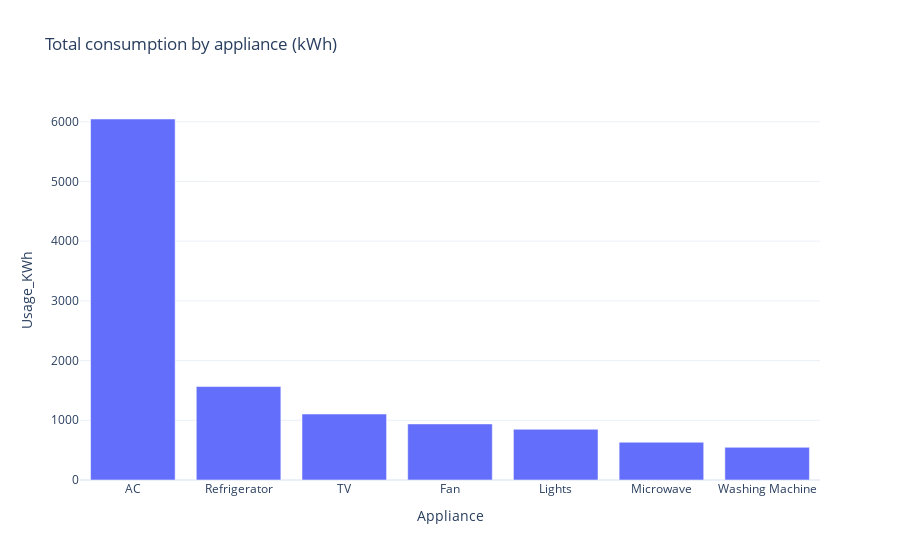

Write notebook code for a chart like this one.
### Code cell
#  Analysis 

# Appliance-wise total (bar)
appliance_tot = df.groupby("Appliance")["Usage_KWh"].sum().reset_index().sort_values("Usage_KWh", ascending=False)
figA = px.bar(appliance_tot, x="Appliance", y="Usage_KWh", title="Total consumption by appliance (kWh)")
figA.show()

### Figure 1 — Plotly figure (JSON) as saved in the notebook; plotly's stock layout.template omitted (floating-point values rounded to 4 significant figures)
{"data": [{"hovertemplate": "Appliance=%{x}<br>Usage_KWh=%{y}<extra></extra>", "legendgroup": "", "marker": {"color": "#636efa", "pattern": {"shape": ""}}, "name": "", "orientation": "v", "showlegend": false, "textposition": "auto", "type": "bar", "x": ["AC", "Refrigerator", "TV", "Fan", "Lights", "Microwave", "Washing Machine"], "xaxis": "x", "y": [6046.0, 1565.0, 1104.0, 939.1, 848.9, 632.5, 546.9], "yaxis": "y"}], "layout": {"barmode": "relative", "legend": {"tracegroupgap": 0}, "title": {"text": "Total consumption by appliance (kWh)"}, "xaxis": {"anchor": "y", "domain": [0, 1], "title": {"text": "Appliance"}}, "yaxis": {"anchor": "x", "domain": [0, 1], "title": {"text": "Usage_KWh"}}}}
